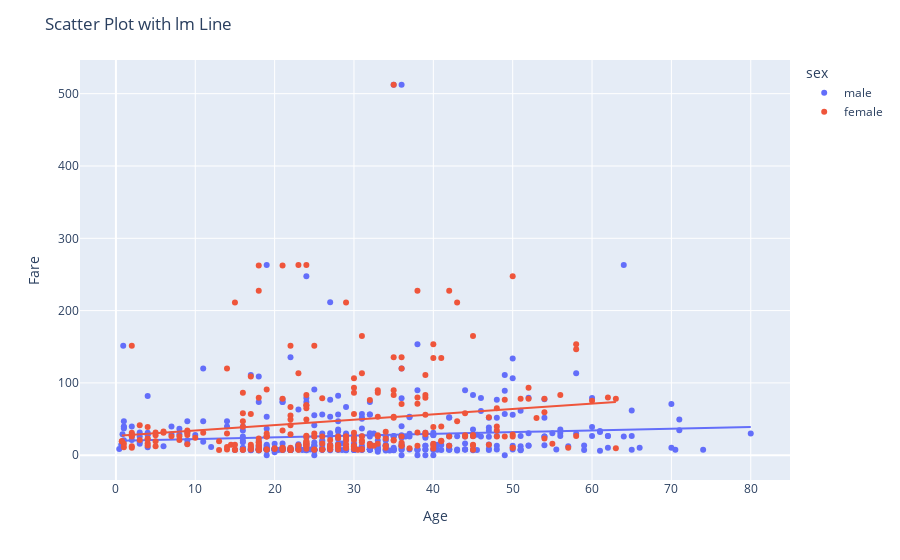

The notebook cell this image was saved under:
### Code cell
# Create a scatter plot with an lm line using Plotly
fig = px.scatter(df2, x='age', y='fare', color='sex', trendline='ols')

# Add a title and labels for the x and y axes
fig.update_layout(title='Scatter Plot with lm Line', xaxis_title='Age', yaxis_title='Fare')

# Show the plot
fig.show()

### Figure 1 — Plotly figure (JSON) as saved in the notebook; plotly's stock layout.template omitted (floating-point values rounded to 4 significant figures; data arrays with more than 128 entries replaced by an {"elided": "..."} marker saying what was removed)
{"data": [{"hovertemplate": "sex=male<br>age=%{x}<br>fare=%{y}<extra></extra>", "legendgroup": "male", "marker": {"color": "#636efa", "symbol": "circle"}, "mode": "markers", "name": "male", "orientation": "v", "showlegend": true, "type": "scatter", "x": {"elided": "577 float values"}, "xaxis": "x", "y": {"elided": "577 float values"}, "yaxis": "y"}, {"hovertemplate": "<b>OLS trendline</b><br>fare = 0.241514 * age + 19.8479<br>R<sup>2</sup>=0.005980<br><br>sex=male<br>age=%{x}<br>fare=%{y} <b>(trend)</b><extra></extra>", "legendgroup": "male", "marker": {"color": "#636efa", "symbol": "circle"}, "mode": "lines", "name": "male", "showlegend": false, "type": "scatter", "x": {"elided": "453 float values"}, "xaxis": "x", "y": {"elided": "453 float values"}, "yaxis": "y"}, {"hovertemplate": "sex=female<br>age=%{x}<br>fare=%{y}<extra></extra>", "legendgroup": "female", "marker": {"color": "#EF553B", "symbol": "circle"}, "mode": "markers", "name": "female", "orientation": "v", "showlegend": true, "type": "scatter", "x": {"elided": "314 float values"}, "xaxis": "x", "y": {"elided": "314 float values"}, "yaxis": "y"}, {"hovertemplate": "<b>OLS trendline</b><br>fare = 0.745493 * age + 26.7718<br>R<sup>2</sup>=0.029401<br><br>sex=female<br>age=%{x}<br>fare=%{y} <b>(trend)</b><extra></extra>", "legendgroup": "female", "marker": {"color": "#EF553B", "symbol": "circle"}, "mode": "lines", "name": "female", "showlegend": false, "type": "scatter", "x": {"elided": "261 float values"}, "xaxis": "x", "y": {"elided": "261 float values"}, "yaxis": "y"}], "layout": {"legend": {"title": {"text": "sex"}, "tracegroupgap": 0}, "margin": {"t": 60}, "title": {"text": "Scatter Plot with lm Line"}, "xaxis": {"anchor": "y", "domain": [0, 1], "title": {"text": "Age"}}, "yaxis": {"anchor": "x", "domain": [0, 1], "title": {"text": "Fare"}}}}
